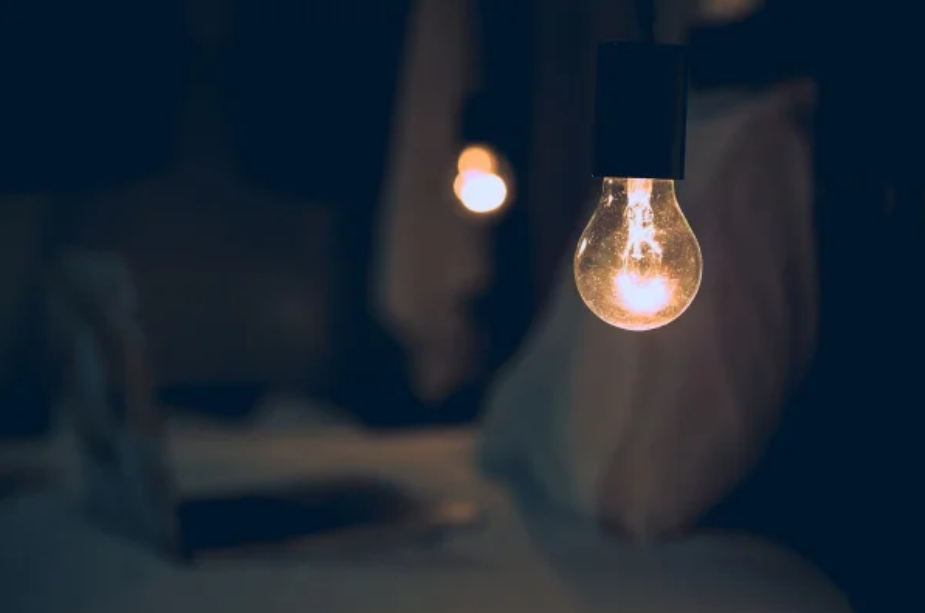
#> input picture image/1.png, 925 x 613 px
$ jupyter execute Demostracion_Deteccion_Lamparas.ipynb
#> lines starting #> are read from the running program, lines starting #| are printed output that depends on the picture; after the words box and inside, x2 and y2 are one past the last pixel; in counts of white or black regions, pixels touching at a corner belong together
# Demostración Integral: Detección de Regiones Brillantes (Lámparas)

## Objetivo
Implementar y comparar múltiples algoritmos de visión computacional para la detección automática de lámparas en imágenes, demostrando la efectividad de diferentes enfoques técnicos.

## Algoritmos Implementados
1. **Pipeline Principal**: Detección integral con umbral adaptativo
2. **Comparación de Umbrales**: Fijo vs Adaptativo vs Otsu
3. **Filtros de Pre-procesamiento**: Gaussian Blur y reducción de ruido
4. **Operaciones Morfológicas**: Apertura, cierre y refinamiento
5. **Segmentación Avanzada**: K-means y crecimiento de regiones
6. **Análisis Cuantitativo**: Métricas de área, perímetro y centroide

[cell 1]
# Importar librerías necesarias
import cv2
import numpy as np
import matplotlib.pyplot as plt
from skimage.measure import label, regionprops
from sklearn.cluster import KMeans
import os

# Configuración de matplotlib
plt.rcParams['figure.figsize'] = (15, 10)
plt.rcParams['font.size'] = 12

# Lista de imágenes a procesar
imagenes = ['../image/1.png', '../image/2.png', '../image/3.png', '../image/4.png']

# Crear directorio de resultados
os.makedirs('../image/resultados/demostracion/', exist_ok=True)

print("✅ Librerías cargadas correctamente")
print(f"📁 Procesaremos {len(imagenes)} imágenes")

## 1. ALGORITMO PRINCIPAL: Pipeline Integral de Detección

Este es nuestro algoritmo estrella que combina múltiples técnicas optimizadas específicamente para la detección de lámparas.

[cell 2]
def detectar_lamparas_pipeline_principal(imagen_path, mostrar_pasos=True):
    """
    Pipeline principal optimizado para detección de lámparas
    """
#> called with imagen_path = '../image/1.png', mostrar_pasos = True
    # 1. Cargar imagen
    img_color = cv2.imread(imagen_path)
#> img_color is the input picture: shape (613, 925, 3); mean B, G, R 50.6, 39.8, 29.8
    if img_color is None:
        return None, None

    # 2. Convertir a escala de grises
    gray = cv2.cvtColor(img_color, cv2.COLOR_BGR2GRAY)
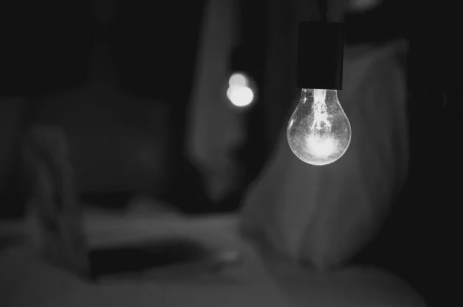
#> gray: shape (613, 925) (shown at 1/2 size); min 13, max 238, mean 38.1

    # 3. Suavizado gaussiano (reducir ruido)
    blurred = cv2.GaussianBlur(gray, (5, 5), 0)

    # 4. Umbral adaptativo (optimizado para regiones brillantes)
    binary = cv2.adaptiveThreshold(blurred, 255,
                                   cv2.ADAPTIVE_THRESH_MEAN_C,
                                   cv2.THRESH_BINARY,
                                   35,  # tamaño del bloque
                                   -10) # constante de ajuste
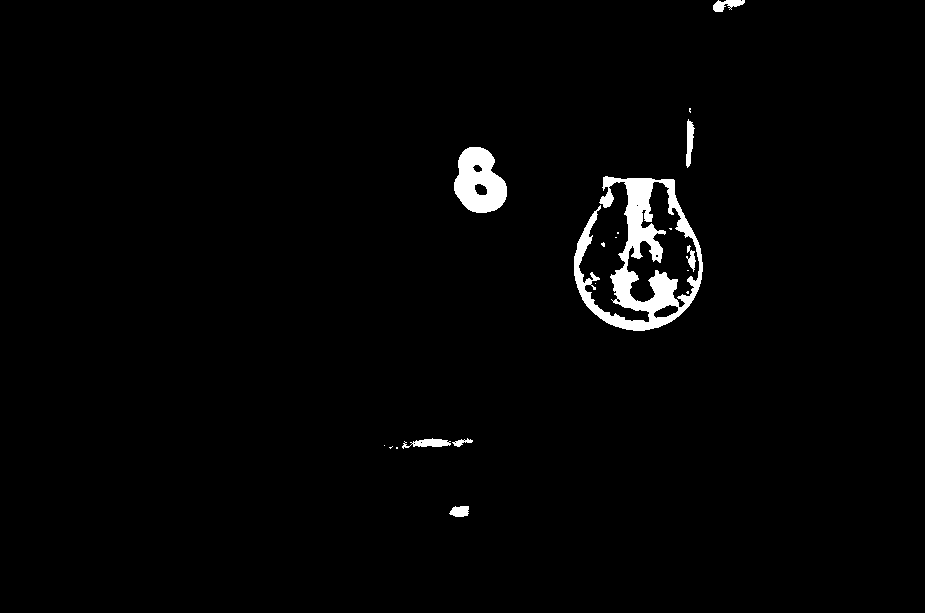
#> binary: shape (613, 925); 1.9% white; 19 white regions (11 under 20 px), largest, box (x1, y1, x2, y2) and area: (574, 176, 703, 331) 7055, (454, 147, 507, 213) 2407, (402, 438, 451, 449) 281

    # 5. Operaciones morfológicas (refinamiento)
    kernel = np.ones((5, 5), np.uint8)
    morph = cv2.morphologyEx(binary, cv2.MORPH_OPEN, kernel)  # Eliminar ruido
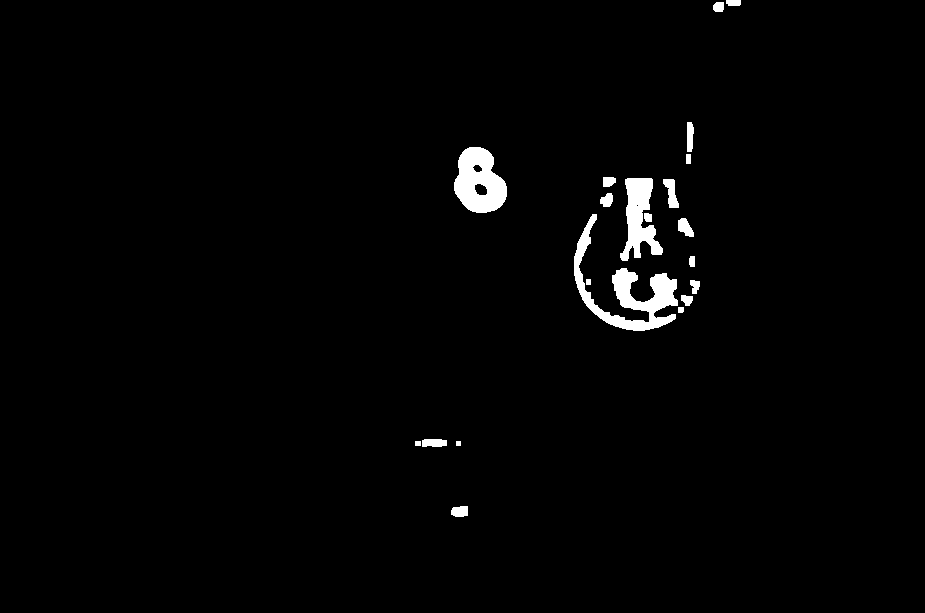
#> morph: shape (613, 925); 1.7% white; 21 white regions, largest, box (x1, y1, x2, y2) and area: (574, 214, 678, 331) 3275, (454, 147, 507, 213) 2403, (620, 178, 663, 261) 1853
    morph = cv2.morphologyEx(morph, cv2.MORPH_CLOSE, kernel)  # Rellenar huecos
#> morph: shape (613, 925); 1.7% white; 14 white regions

    # 6. Análisis de regiones
    labeled = label(morph)
#> labeled: shape (613, 925) int64; 15 distinct labels, from 0 to 14
    props = regionprops(labeled)
#> props = 14 regions; largest, box (x1, y1, x2, y2) and area: (574, 214, 700, 331) 3563, (454, 147, 507, 213) 2429, (620, 178, 663, 261) 1996, (663, 179, 679, 208) 269, (686, 122, 694, 164) 240

    # 7. Filtrar y visualizar resultados
    result = cv2.cvtColor(gray, cv2.COLOR_GRAY2BGR)
    lamparas_detectadas = []

    for i, region in enumerate(props, 1):
        if region.area >= 100:  # Filtrar objetos pequeños
            y0, x0 = region.centroid
            minr, minc, maxr, maxc = region.bbox

            # Dibujar bounding box y centroide
            cv2.rectangle(result, (minc, minr), (maxc, maxr), (0, 0, 255), 2)
            cv2.circle(result, (int(x0), int(y0)), 5, (0, 255, 0), -1)
            cv2.putText(result, f'L{i}', (minc, minr-10),
                       cv2.FONT_HERSHEY_SIMPLEX, 0.6, (255, 255, 0), 2)

            lamparas_detectadas.append({
                'id': i,
                'area': region.area,
                'perimetro': region.perimeter,
                'centroide': (x0, y0)
            })
#> this loop made 14 passes
#> (y0, x0, minr, minc, maxr, maxc) on passes 1 to 8: (4.19, 724.8, 0, 713, 12, 741), (141.4, 689.2, 122, 686, 164, 694), (181.2, 478.8, 147, 454, 213, 507), (181.1, 608.3, 177, 603, 187, 616), (217.8, 639.3, 178, 620, 261, 663), (192.7, 670.9, 179, 663, 208, 679), (199.8, 606.6, 193, 600, 207, 613), (291.6, 630.2, 214, 574, 331, 700)
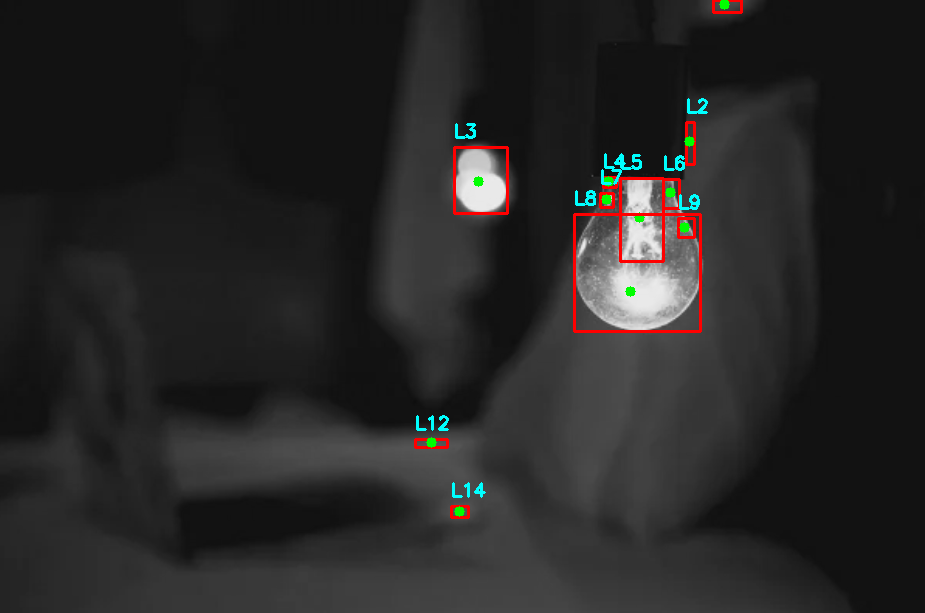
#> result: shape (613, 925, 3); mean B, G, R 37.9, 38.3, 39.1
#> after the loop, lamparas_detectadas = 11 items

    if mostrar_pasos:
        fig, axes = plt.subplots(2, 3, figsize=(18, 12))

        axes[0,0].imshow(cv2.cvtColor(img_color, cv2.COLOR_BGR2RGB))
        axes[0,0].set_title('1. Imagen Original')
        axes[0,0].axis('off')

        axes[0,1].imshow(gray, cmap='gray')
        axes[0,1].set_title('2. Escala de Grises')
        axes[0,1].axis('off')

        axes[0,2].imshow(blurred, cmap='gray')
        axes[0,2].set_title('3. Suavizado Gaussiano')
        axes[0,2].axis('off')

        axes[1,0].imshow(binary, cmap='gray')
        axes[1,0].set_title('4. Umbral Adaptativo')
        axes[1,0].axis('off')

        axes[1,1].imshow(morph, cmap='gray')
        axes[1,1].set_title('5. Morfología (Open+Close)')
        axes[1,1].axis('off')

        axes[1,2].imshow(cv2.cvtColor(result, cv2.COLOR_BGR2RGB))
        axes[1,2].set_title(f'6. Detección Final ({len(lamparas_detectadas)} lámparas)')
        axes[1,2].axis('off')

        plt.tight_layout()
        plt.show()
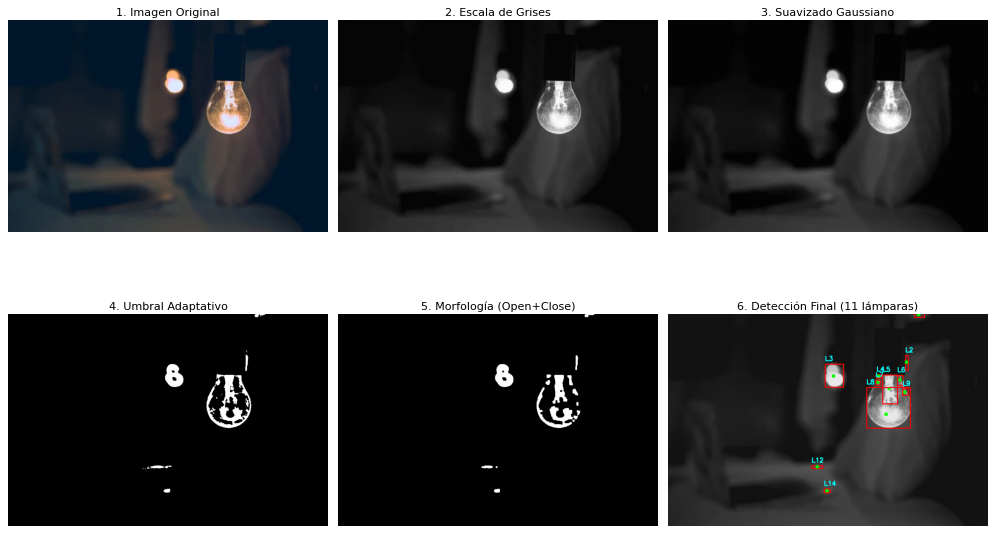
#> figure drawn by matplotlib, 6 panels

    return result, lamparas_detectadas

# Ejecutar pipeline principal en todas las imágenes
print("🚀 EJECUTANDO PIPELINE PRINCIPAL DE DETECCIÓN\n")

resultados_principales = []
for i, path in enumerate(imagenes):
    print(f"📸 Procesando imagen {i+1}: {path}")
    resultado, lamparas = detectar_lamparas_pipeline_principal(path)
#> lamparas = 11 items

    if resultado is not None:
        resultados_principales.append((resultado, lamparas))

        # Guardar resultado
        cv2.imwrite(f'../image/resultados/demostracion/pipeline_principal_{i+1}.png', resultado)

        # Mostrar estadísticas
        print(f"✅ Detectadas {len(lamparas)} lámparas:")
#| ✅ Detectadas 11 lámparas:
        for lampara in lamparas[:5]:  # Mostrar solo las primeras 5
            print(f"   L{lampara['id']}: Área={lampara['area']:.0f}, "
                  f"Perímetro={lampara['perimetro']:.1f}, "
                  f"Centro=({lampara['centroide'][0]:.1f}, {lampara['centroide'][1]:.1f})")
#> this loop made 5 passes
#|    L1: Área=216, Perímetro=71.3, Centro=(724.8, 4.2)
#|    L2: Área=240, Perímetro=92.5, Centro=(689.2, 141.4)
#|    L3: Área=2429, Perímetro=264.0, Centro=(478.8, 181.2)
#|    L4: Área=113, Perímetro=39.1, Centro=(608.3, 181.1)
#|    L5: Área=1996, Perímetro=306.7, Centro=(639.3, 217.8)
        if len(lamparas) > 5:
            print(f"   ... y {len(lamparas)-5} lámparas más")
#> (printed output is left out)
        print()
#> pass 2 of the loop `for i, path in enumerate(imagenes):`:
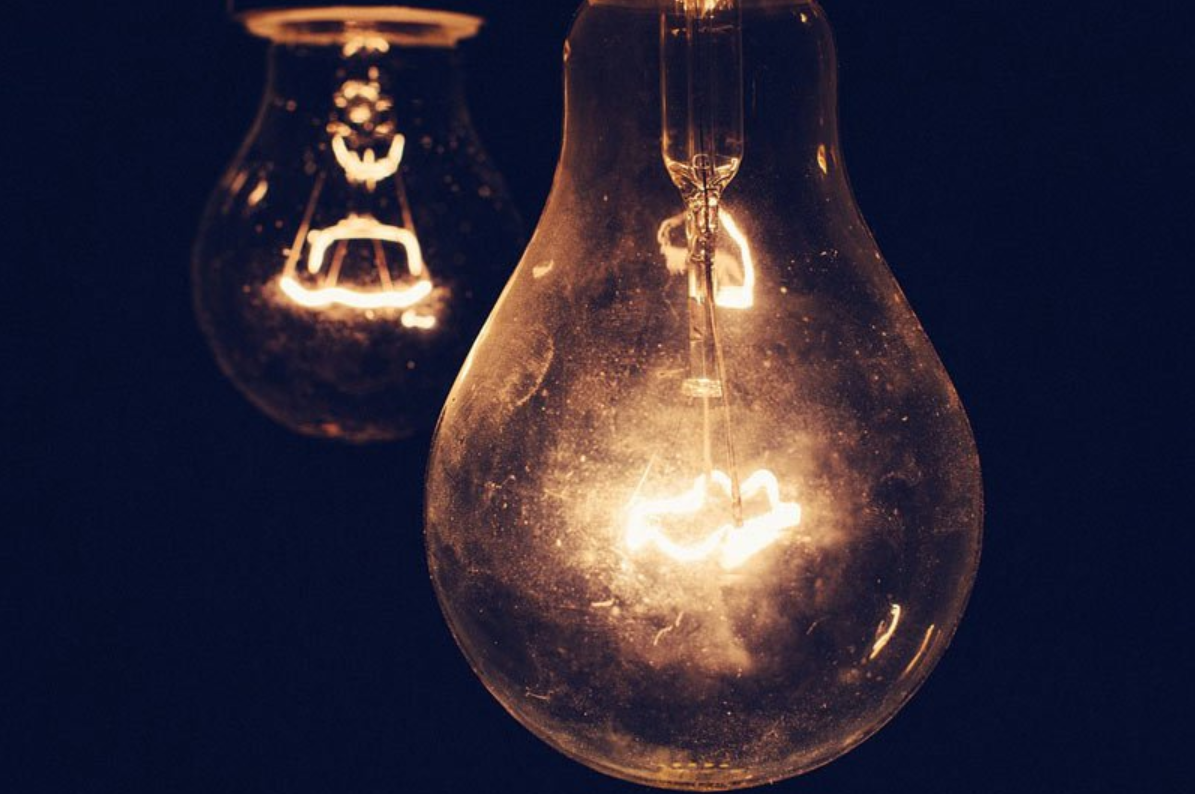
#> input picture image/2.png, 1195 x 794 px
#> in detectar_lamparas_pipeline_principal, img_color is the input picture: shape (794, 1195, 3); mean B, G, R 54.4, 40, 47.4
#> gray: shape (794, 1195)
#> blurred: shape (794, 1195)
#> props = 173 regions; largest, box (x1, y1, x2, y2) and area: (262, 191, 450, 319) 7764, (427, 39, 573, 523) 5565, (245, 7, 482, 57) 5470, (473, 664, 696, 788) 3051, (713, 209, 756, 310) 2355
#> the loop in detectar_lamparas_pipeline_principal (call 2), `for i, region in enumerate(props, 1):` made 173 passes
#> (y0, x0, minr, minc, maxr, maxc) on passes 2, 3, 5, 8: (4.16, 687.6, 0, 681, 10, 694), (4.7, 708.6, 0, 702, 12, 718), (26.32, 363.7, 7, 245, 57, 482), (32.23, 662.3, 23, 660, 43, 666)
#> after the loop in detectar_lamparas_pipeline_principal (call 2), `for i, region in enumerate(props, 1):`:
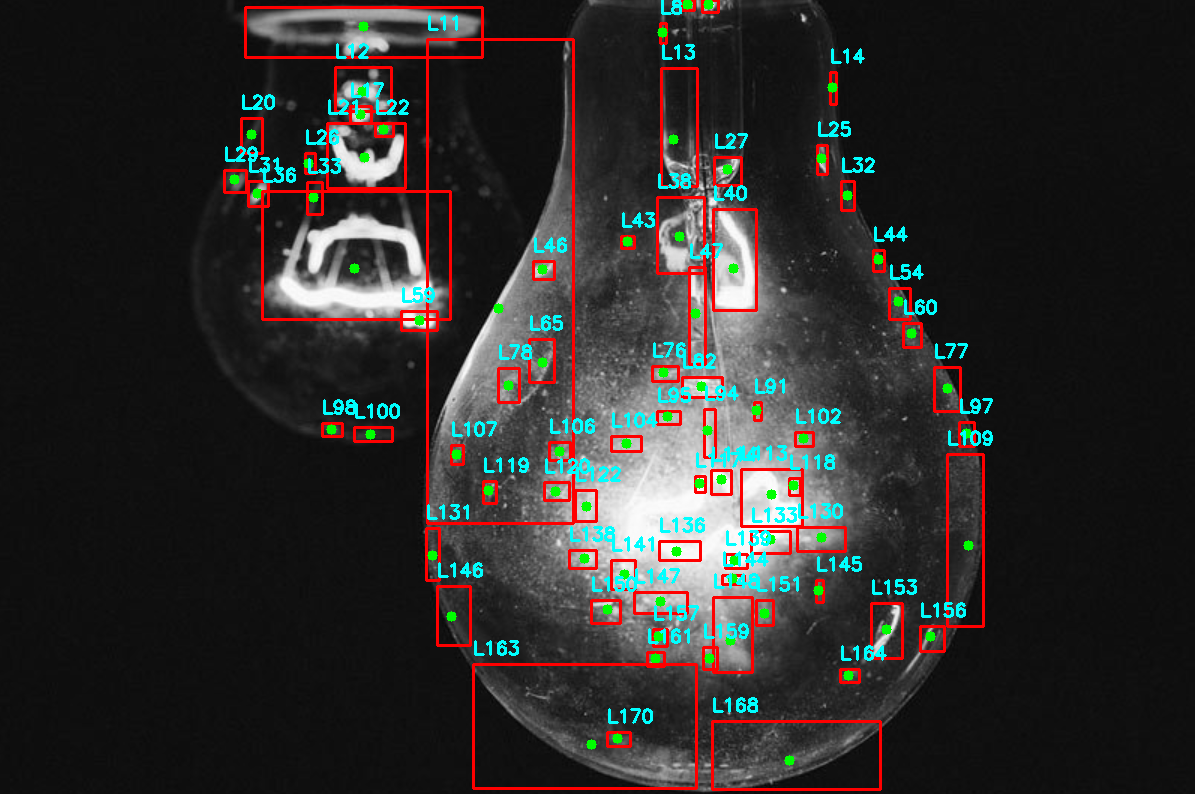
#> result: shape (794, 1195, 3); mean B, G, R 43.4, 45, 46.7
#> after the loop in detectar_lamparas_pipeline_principal (call 2), `for i, region in enumerate(props, 1):`: lamparas_detectadas = 75 items
#> in detectar_lamparas_pipeline_principal (call 2), `plt.show()`:
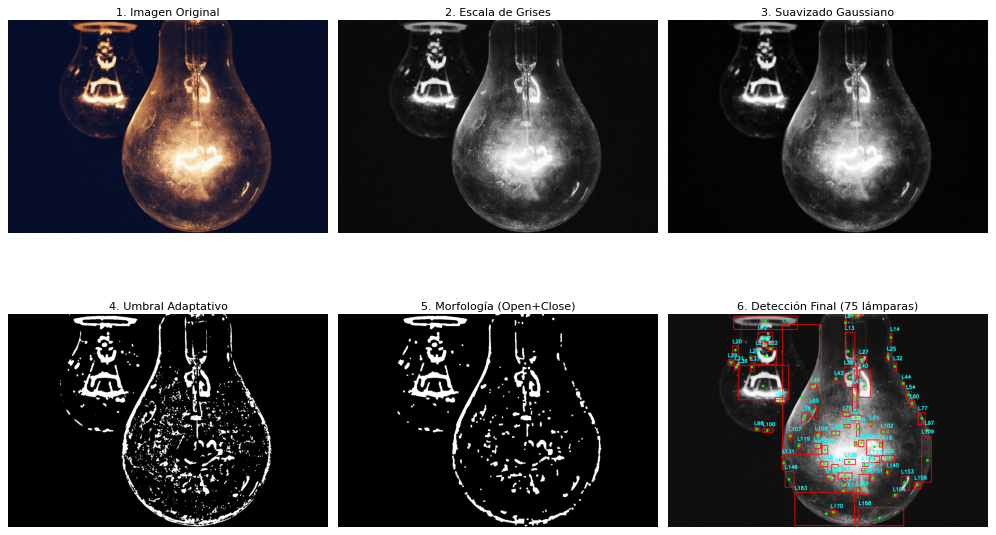
#> figure drawn by matplotlib, 6 panels
#| ✅ Detectadas 75 lámparas:
#> the loop `for lampara in lamparas[:5]:` made 5 passes
#|    L2: Área=112, Perímetro=39.7, Centro=(687.6, 4.2)
#|    L3: Área=150, Perímetro=47.3, Centro=(708.6, 4.7)
#> (further printed lines are left out)
#> (printed output is left out)

print(f"🎯 RESUMEN: Pipeline principal completado para {len(resultados_principales)} imágenes")
